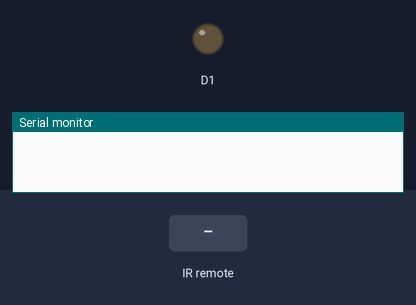
Simulated run of this sketch. Board: ESP8266 (NodeMCU). Shown: output pins drawn as LEDs (lit = HIGH), the last lines printed to the serial monitor. The test bench sets the inputs (shaded band).

Above: at 1.2 s.
1.3 s: infrared code 0xFF629D received
At 1.8 s:
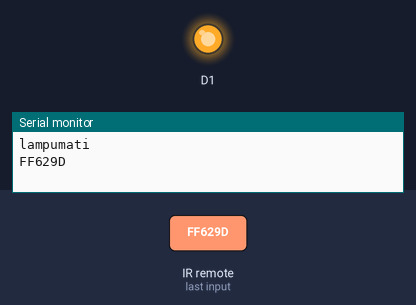
2.8 s: infrared code 0xFFA25D received
At 4.2 s:
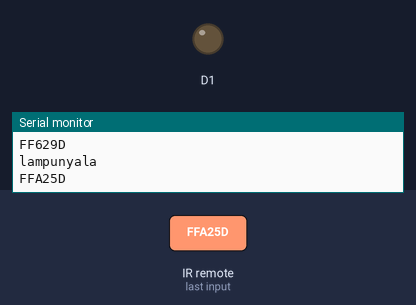
Timing chart, 0 to 5.8 s (numbered marks = the images above; inputs shaded):
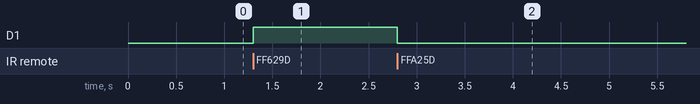

Measured:
- after the input at 1.3 s, D1: LOW → HIGH at once
- after the input at 2.8 s, D1: HIGH → LOW at once

The sketch:

IR_on_off_led.ino
```cpp
#include<IRremote.h>      //memasukan library
#define tombol_1 0xFFA25D
#define tombol_2 0xFF629D
//int sinyal = D4;        //pin D1 sebagai input sinyal remote
int lampu = D8;
uint32_t Previous;
IRrecv irrecv(D0);  //menerjemahkan sinyal penerima IR remote
decode_results results;

void setup() {
  Serial.begin(9600);
  irrecv.enableIRIn(); //mulai menerima sinyal
  pinMode(D1, OUTPUT);
//  pinMode(D1,LOW);
}

void loop() {
  if(irrecv.decode(&results)){          //jika menerima sinyal dari remote
    if(results.value==0xFFFFFFFF){
      results.value=Previous;
    }
    switch (results.value){
      case tombol_1: digitalWrite(D1, LOW); Serial.println("lampunyala"); break;
      case tombol_2: digitalWrite(D1, HIGH);  Serial.println("lampumati");  break;
    }
    Serial.println(results.value,HEX);  //menampilkan sinyal remote dalam bentuk bilangan hexadesimal
    irrecv.resume();                    //nilai sinyal berikutnya
  }


}
```
